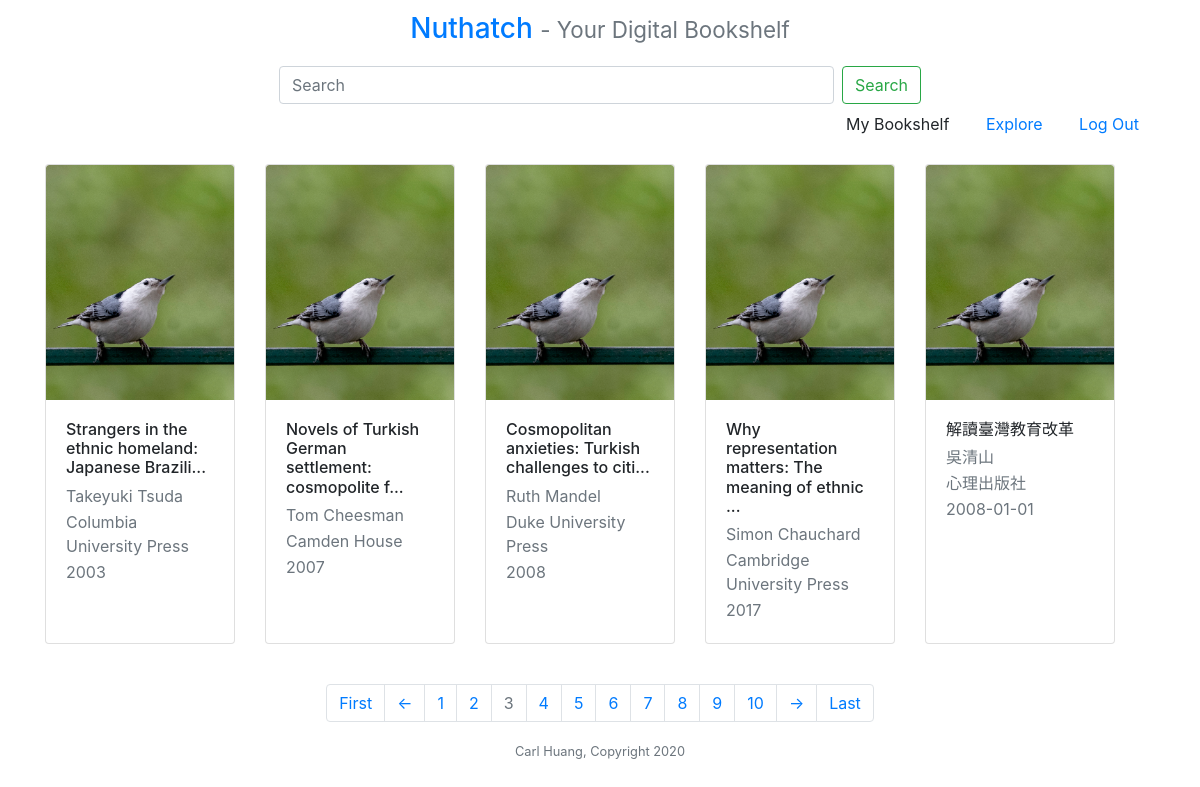
The page /bookshelf?page=3 (signed in) on the database its author committed.
### models.py (models this page shows, shortened)
class Book(db.Model):
	id = db.Column(db.Integer, primary_key=True)
	zotero_key = db.Column(db.String(140))
	title = db.Column(db.String(140))
	author = db.Column(db.String(140))
	publisher = db.Column(db.String(140))
	language = db.Column(db.String(140))
	year = db.Column(db.Integer)
	isbn = db.Column(db.Integer)
	user_id = db.Column(db.Integer, db.ForeignKey('user.id'))
	timestamp = db.Column(db.DateTime, index=True, default=datetime.utcnow)

### app.py (the view)
@app.route('/bookshelf')
@login_required
def bookshelf():
    if current_user.zoter_api != '' and current_user.zotero_sync_version != '':
        page = request.args.get('page', 1, type=int)
        books = current_user.user_books().paginate(page ,app.config['POSTS_PER_PAGE'], False)
        return render_template('bookshelf.html', title='My Bookshelf',
            booklist=books.items,
            page=page,
            lastpage = (len(current_user.user_books().all())//app.config['POSTS_PER_PAGE'])+1)
    elif current_user.zoter_api != '':
        return redirect(url_for('sync'))
    else:
        flash('{}, you might want to complete Zotero authentication for your books to be displayed here!'.format(current_user.username))
    return render_template('bookshelf.html', title='Nuthatch')

### models.py (called while the page is built)
@login.user_loader
def load_user(id):
    return User.query.get(int(id))

	def user_books(self):
		return Book.query.filter(Book.user_id == self.username) # returns a query item for pagination

### templates/bookshelf.html (shortened to what this page needs)
{% extends "base.html" %}
{% block searchbar %}
<form class="form-inline my-2 my-lg-0 ml-auto justify-content-center"
  method="get"
  action="{{ url_for('search')}}">
  {% if keyword %}
        <input class="form-control mr-sm-2 col-6" type="search" placeholder=Search aria-label="Search" name="keyword" id="searchbox" value={{keyword}}>
    {% else %}
        <input class="form-control mr-sm-2 col-6" type="search" placeholder="Search" aria-label="Search" name="keyword" id="searchbox">
    {% endif %}
        <button class="btn btn-outline-success my-2 my-sm-0" type="submit">Search</button>
</form>
{% endblock%}
{% block app_content %}
	<div class="card-deck w-100">
	{% for book in booklist %}
		<div class="card" style="flex: 1 0 15%; overflow: hidden; margin-bottom: 5vh; width: 190px; max-width: 190px; min-width: 190px; height: 480px;">
		  <img class="card-img-top" src='../static/images/book-cover-1.jpg' alt="Card image cap" id={{ book.isbn }}>
		  <div class="card-body">
		  	<h6 class="card-title">
		  		{% if book.title|length < 50 %}
		  			{{ book.title}}
		  		{% else %}
		  		    {{ book.title[:50]  + '...' }}
		  		{% endif %}
		  	</h6>
			<p class="card-subtitle mb-2 text-muted">
				{% if book.author|length < 50 %}
		  			{{ book.author}}
		  		{% else %}
		  		    {{ book.author[:40]  + '...' }}
		  		{% endif %}
			</p>
			<p class="card-subtitle mb-2 text-muted">{{ book.publisher }}</p>
			<p class="card-subtitle mb-2 text-muted">{{ book.year }}</p>
		  </div>
		</div>
	{% endfor %}
	</div>
	<div class="footNav d-flex justify-content-center">
    {% if current_user.zotero_sync_version != '' %}
    <nav aria-label="Page navigation example">
	  <ul class="pagination">
	  	{% if page > 1 %}
	    	<li class="page-item"><a class="page-link" href={{url_for('bookshelf', page=1)}}>First</a></li>
	    	<li class="page-item"><a id='prev' class="page-link" href={{url_for('bookshelf', page=page-1)}}>←</a></li>
	    {% else %}
	    	<li class="page-item disabled"><a class="page-link" href={{url_for('bookshelf', page=1)}}>First</a></li>
	    	<li class="page-item disabled"><a class="page-link" href={{url_for('bookshelf', page=page-1)}}>←</a></li>
	    {% endif %}
	    {% for i in range((page-1)//10*10+1,(page-1)//10*10+11) %}
	    	{% if i <= lastpage %}
				{% if i != page %}
					<li class="page-item"><a class="page-link" href={{url_for('bookshelf', page=i)}}>{{i}}</a></li>
				{% else %}
					<li class="page-item disabled"><a class="page-link" href="#", page=i)}}>{{i}}</a></li>
				{% endif %}
			{% endif %}
		{% endfor %}
		{% if page < lastpage %}
		<li class="page-item"><a id='next' class="page-link" href={{url_for('bookshelf', page=page+1)}}>→</a></li>
	    <li class="page-item"><a class="page-link" href={{url_for('bookshelf', page=lastpage)}}>Last</a></li>
	    {% endif %}
		</ul>
	</nav>
	{% elif current_user.zoter_api == '' %}
	    <a href={{url_for('auth')}}>Start Authentication Now!</a>
	{% else %}
		<span>You are in a weird situation.</span>
	{% endif %}
{% endblock %}

### rows shown on the page
Book: title "Strangers in the ethnic homeland: Japanese Brazili...", author "Takeyuki Tsuda", publisher "Columbia University Press", year "2003"
Book: title "Novels of Turkish German settlement: cosmopolite f...", author "Tom Cheesman", publisher "Camden House", year "2007"
Book: title "Cosmopolitan anxieties: Turkish challenges to citi...", author "Ruth Mandel", publisher "Duke University Press", year "2008"
Book: title "Why representation matters: The meaning of ethnic ...", author "Simon Chauchard", publisher "Cambridge University Press", year "2017"
Book: title "解讀臺灣教育改革", author "吳清山", publisher "心理出版社", year "2008-01-01"

### other values the page prints
{{ i }} "1" "2" "4" "5" "6" "7" "8" "9" "10"
{{ i }} "3"
